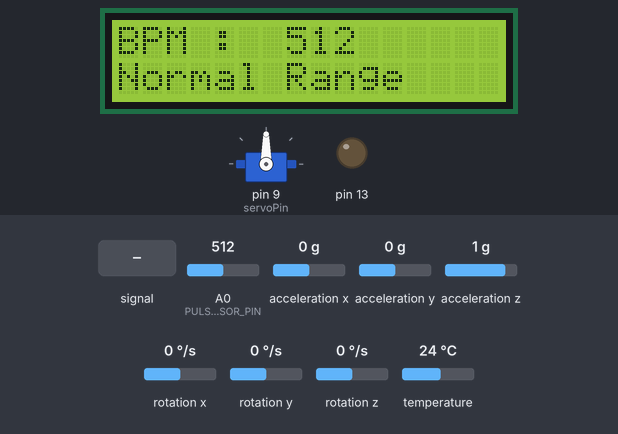
The sketch below on a simulated Arduino Uno, built with avr-gcc and run on an emulated ATmega328P. Parts: 16×2 character LCD, servo, output pins drawn as LEDs (lit = HIGH). The inputs (shaded band) are chosen by the test bench; at power-on: acceleration x 0 g, A0 (PULSE_SENSOR_PIN) = 512, acceleration y 0 g, acceleration z 1 g, rotation x 0 °/s, rotation y 0 °/s, rotation z 0 °/s, temperature 24 °C. What the sketch prints to the serial monitor is not drawn.

Above: at 3.7 s.
3.8 s: A0 (PULSE_SENSOR_PIN) fed a 200 Hz sine of ±81 counts around its level
At 5.32 s:
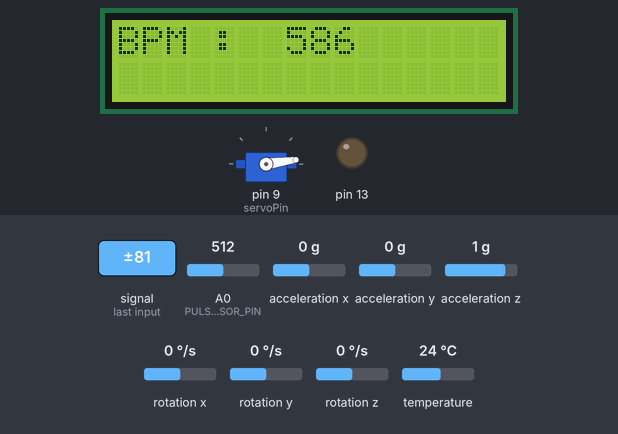
7.5 s: acceleration x set to -0.9 g
At 10.9 s:
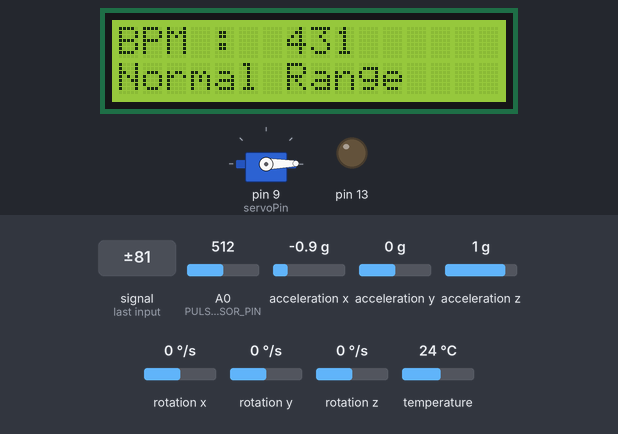
13.4 s: acceleration x set to -1.2 g
At 17.48 s:
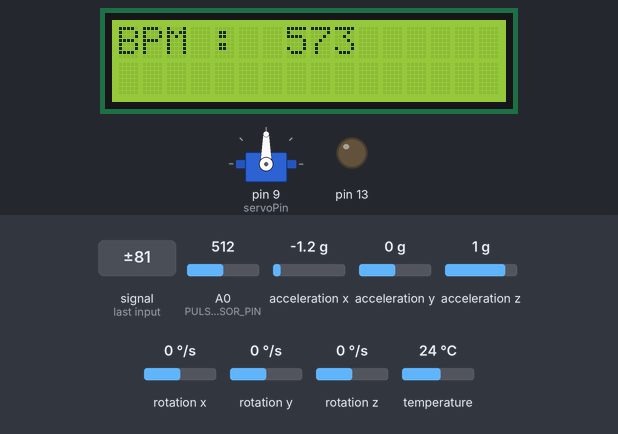
17.6 s: A0 (PULSE_SENSOR_PIN) set to 306
At 19.9 s:
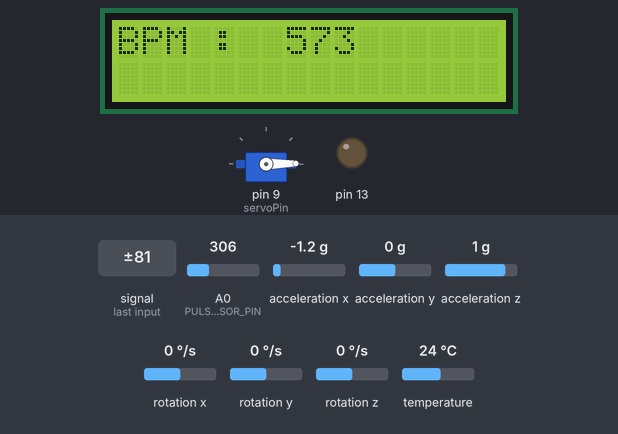
22.3 s: A0 (PULSE_SENSOR_PIN) set to 540
At 24.1 s:
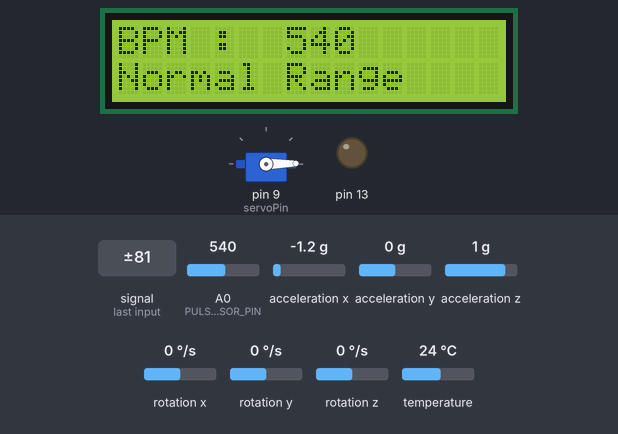
25.1 s: A0 (PULSE_SENSOR_PIN) set to 559
At 27.5 s:
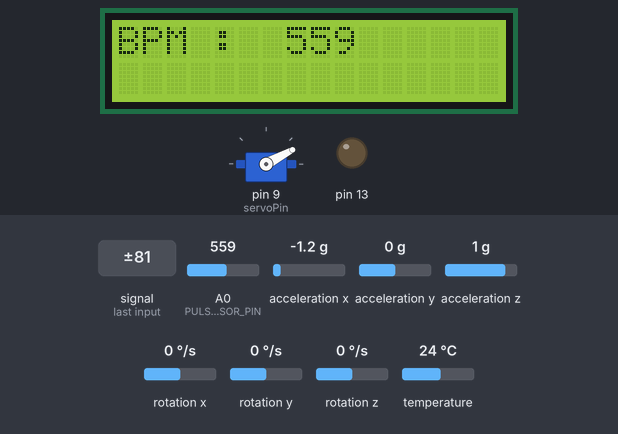
Timing chart, 0 to 29.5 s (numbered marks = the images above; inputs shaded):
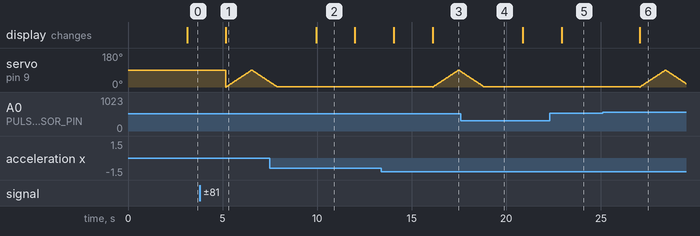

Measured:
- the behaviour switches between -1 and -1.1 g on acceleration x (found by bisection; images 2 and 3)
- the behaviour switches between 550 and 551 on A0 (PULSE_SENSOR_PIN) (found by bisection; images 5 and 6)
- after the input at 3.8 s, the display: changes after 1.4 s (image 1)
- after the input at 17.6 s, servo on pin 9 (servoPin): goes on until 18.8 s, then stays 1°
- after the input at 22.3 s, the display: changes after 0.64 s (image 5)
- after the input at 25.1 s, the display: changes after 1.9 s (image 6)
- what the display in image 2 shows lasts 2.1 s, from 9.9 s to 12.0 s

The sketch:

sketch_FINAL__heartrate.ino
```cpp
#include <Adafruit_MPU6050.h>
#include <Adafruit_Sensor.h>
#include <Wire.h>
#include <LiquidCrystal.h>
#include <Servo.h>
#include <PulseSensorPlayground.h>
//................................................................................................
int servoPin = 9;
Servo servo;
int angle = 0;  // servo position in degrees
//................................................................................................
int const PULSE_SENSOR_PIN = 0;   // 'S' Signal pin connected to A0

int Signal;                // Store incoming ADC data. Value can range from 0-1024
int Threshold = 550;       // Determine which Signal to "count as a beat" and which to ignore.
//................................................................................................
LiquidCrystal lcd(2, 3, 4, 5, 6, 7);
Adafruit_MPU6050 mpu;
void setup(void) {
	Serial.begin(9600);
  lcd.begin(16,2);
  lcd.clear();
  pinMode(13,OUTPUT);
  servo.attach(servoPin);

	// Try to initialize!
	if (!mpu.begin()) {
		Serial.println("Failed to find MPU6050 chip");
		while (1) {
		  delay(10);
		}
	}
	Serial.println("MPU6050 Found!");

	// set accelerometer range to +-8G
	mpu.setAccelerometerRange(MPU6050_RANGE_8_G);

	// set gyro range to +- 500 deg/s
	mpu.setGyroRange(MPU6050_RANGE_500_DEG);

	// set filter bandwidth to 21 Hz
	mpu.setFilterBandwidth(MPU6050_BAND_21_HZ);

	delay(1000);
}

void loop() {
	/* Get new sensor events with the readings */
	sensors_event_t a, g, temp;
	mpu.getEvent(&a, &g, &temp);

	/* Print out the values */
	Serial.print("Accn X: ");
	Serial.print(a.acceleration.x);
	Serial.print("  Y: ");
	Serial.print(a.acceleration.y);
	Serial.print(", Z: ");
	Serial.print(a.acceleration.z);
	Serial.println(" m/s^2");

	Serial.print("Rotation X: ");
	Serial.print(g.gyro.x);
	Serial.print(", Y: ");
	Serial.print(g.gyro.y);
	Serial.print(", Z: ");
	Serial.print(g.gyro.z);
	Serial.println(" rad/s");

	Serial.print("Temperature: ");
	Serial.print(temp.temperature);
	Serial.println(" degC");

	Serial.println("");
	delay(2000);
  Signal=0;
  Signal = analogRead(PULSE_SENSOR_PIN); // Read the sensor value

	lcd.setCursor(0,0);
  lcd.print("A heart just Happened!");
  lcd.clear();
  lcd.setCursor(0,0);
  lcd.print("BPM :  ");
  lcd.print(Signal);
  if(Signal > Threshold){                // If the signal is above threshold, turn on the LED
		for(angle = 0; angle < 90; angle++) {
        servo.write(angle);
        delay(15);
    }

    // now scan back from 180 to 0 degrees
    for(angle = 90; angle > 0; angle--) {
        servo.write(angle);
        delay(15);
    }
	} else {
    lcd.setCursor(0,1);
		lcd.print("Normal Range");
	}
}
```
